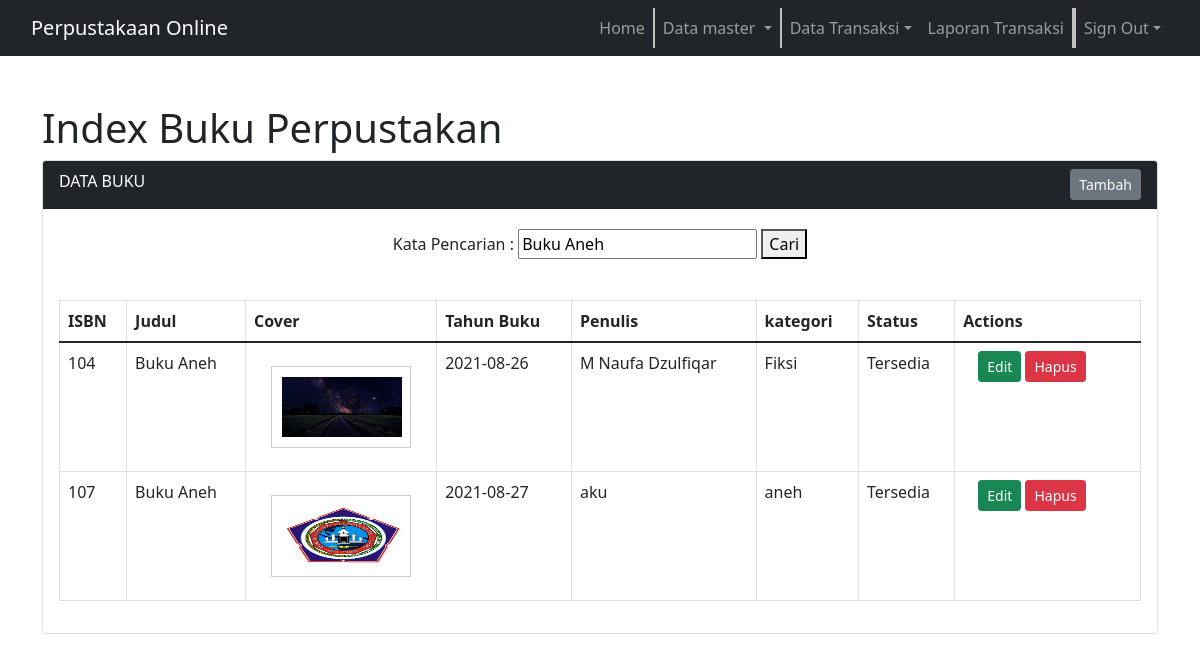
Screenshot of /home.php?kata_cari=Buku Aneh with the database file from the repository.
### tables this page shows
CREATE TABLE `buku` (
  `judul` text NOT NULL,
  `tahunbuku` date NOT NULL,
  `penulis` text NOT NULL,
  `kategori` text NOT NULL,
  `status` text NOT NULL,
  `id` int(11) NOT NULL,
  `image` varchar(100) NOT NULL,
  `image_text` text NOT NULL,
  `isbn` int(30) NOT NULL
);

### home.php (the view, shortened to what this page needs)
<!DOCTYPE html>
<html>
<head>
</head>
<?php include('header.php'); ?>
<link href="css/bootstrap.min.css" rel="stylesheet">
<body>
	<div class="container col-md-12 mt-4">
		<h1>Index Buku Perpustakan</h1>
		<div class="card">
			<div class="card-header bg-dark text-white ">
				DATA BUKU <a href="tambah.php" class="btn btn-sm btn-secondary float-right">Tambah</a>
			</div>
	<form method="GET" action="home.php" style="text-align: center;">
		<label>Kata Pencarian : </label>
		<input type="text" name="kata_cari" value="<?php if(isset($_GET['kata_cari'])) { echo $_GET['kata_cari']; } ?>"  />
		<button type="submit">Cari</button>
	</form>
			<div class="card-body">
				<table class="table table-bordered">
					<thead>
						<tr>
							<th>ISBN</th>
							<th>Judul</th>
							<th>Cover</th>
							<th>Tahun Buku</th>
							<th>Penulis</th>
							<th>kategori</th>
                            <th>Status</th>
							<th>Actions</th>
						</tr>
					</thead>
					<tbody>
					<?php
			include('koneksi.php');
				if(isset($_GET['kata_cari'])) {
					$kata_cari = $_GET['kata_cari'];
					$query = "SELECT * FROM buku WHERE judul like '%".$kata_cari."%' OR penulis like '%".$kata_cari."%' OR kategori like '%".$kata_cari."%' ORDER BY id ASC";
				} else {
					$query = "SELECT * FROM buku ORDER BY id ASC";
				}
				$result = mysqli_query($db, $query);
				while ($row = mysqli_fetch_assoc($result)) {
				?>
				<tr>
                        <td><?= $row['isbn']; ?></td>
						<td><?= $row['judul'];  ?></td>
						<td><?php echo "<div id='img_div'>";
      							  echo "<img src='img/".$row['image']."'>";?></td>
						<td><?= $row['tahunbuku']; ?></td>
						<td><?= $row['penulis']; ?></td>
                        <td><?= $row['kategori']; ?></td>
                        <td><?= $row['status']; ?></td>
						<td>
                        <div class="col">
								<a href="edit.php?id=<?= $row['id']; ?>" class="btn btn-sm btn-success">Edit</a>
								<a href="hapus.php?id=<?= $row['id']; ?>" class="btn btn-sm btn-danger" onclick="return confirm('anda yakin ingin hapus?');">Hapus</a>
						</td>
						<?php } ?>
					</tr>
</body>
</html>

### header.php (style rules this page uses)
html, body { font-family: 'Roboto', sans-serif; margin-left: 20px; margin-right: 20px; margin-top: 80px; }

### home.php (style rules this page uses)
form { width: 50%; margin: 20px auto; }
#img_div { width: 80%; padding: 5px; margin: 15px auto; border: 1px solid #cbcbcb; }
#img_div:after { content: ""; display: block; clear: both; }
img { float: left; margin: 5px; width: 120px; height: 60px; }

### rows the page displays
buku: isbn "104", judul "Buku Aneh", image (picture), tahunbuku "2021-08-26", penulis "M Naufa Dzulfiqar", kategori "Fiksi", status "Tersedia"
buku: isbn "107", judul "Buku Aneh", image (picture), tahunbuku "2021-08-27", penulis "aku", kategori "aneh", status "Tersedia"
